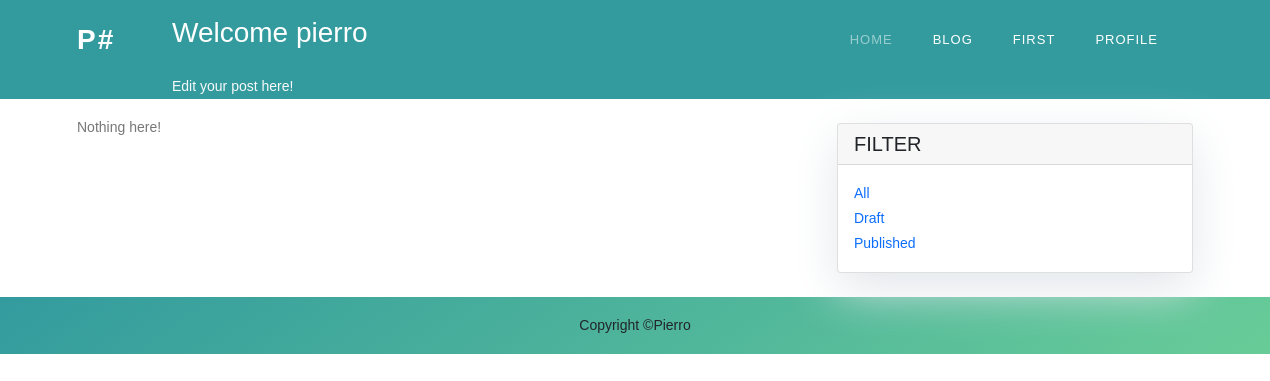
The page /blog/admin/All/ (signed in) on the database as committed earlier.
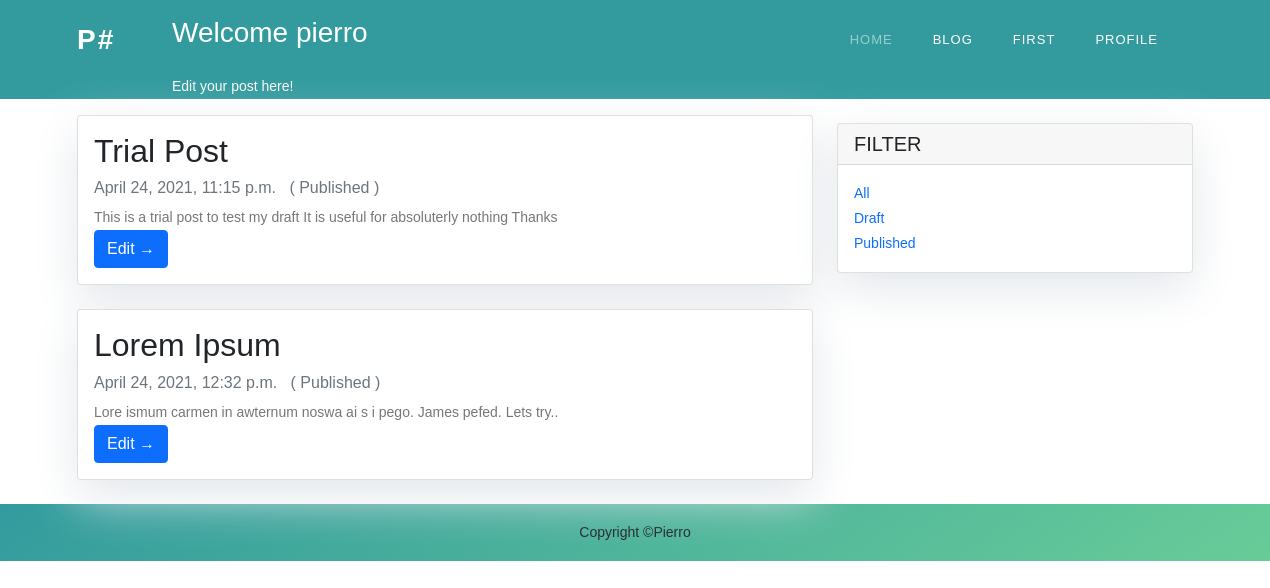
The same page on the database as committed later.
### blog/models.py (models this page shows, shortened)
class Post(models.Model):
	STATUS = (
		(0, 'Draft'), (1, 'Publish')
		)
	author = models.ForeignKey(User, on_delete=models.CASCADE)
	title = models.CharField(max_length=200, unique=True)
	slug = models.SlugField(max_length=200, unique=True)
	body = models.TextField()
	status = models.IntegerField(choices=STATUS, default=0)
	date_created = models.DateTimeField(auto_now_add=True)
	date_modified = models.DateTimeField()
	class Meta:
		ordering = ['-date_created']

### blog/views.py (the view)
# urls.py: path('admin/<str:filter>/', views.blog_admin_index, name='blog_admin_index'),
def blog_admin_index(req, filter):
	if not req.user.is_authenticated:
		return redirect('blog_index')
	if filter == 'All':
		queryset = Post.objects.filter(author=req.user).order_by('-date_created')
	elif filter == 'Draft':
		queryset = Post.objects.filter(status=0, author=req.user).order_by('-date_created')
	elif filter =='Published':
		queryset = Post.objects.filter(status=1, author=req.user).order_by('-date_created')
	else:
		raise Http404('Path does not exist')
	contxt = {'title': 'Blog', 'posts': queryset, 'status': ['Draft', 'Published'] }
	return render(req, 'blog/blog_admin.html', contxt)

### blog/templates/blog/blog_admin.html (shortened to what this page needs)
{%extends 'base.html' %}
{%block content %}
{% if user.is_authenticated %}
<header style="background: rgb(51,155,158)">
    <div class="container">
        <div class="row">
            <div class="col-md-8 col-md-10 mx-auto">
                <div class="site-heading">
                    <h3 class="site-heading my-4 mt-3 text-white">Welcome {{user.username}} </h3>
                    <p class="text-light"> Edit your post here! &nbsp;
                    </p>
                </div>
            </div>
        </div>
    </div>
</header>
<div class="container">
    <div class="row">
        <div class="col-md-8 mt-3 left">
        	{%if posts %}
	            {% for post in posts %}
	            <div class="card mb-4">
	                <div class="card-body">
	                    <h2 class="card-title">{{ post.title }}</h2>
	                    <p class="card-text text-muted h6"> {{ post.date_created}}  &nbsp; ({%if post.status %} {{status.1}} {%else%} {{status.0}} {% endif %}) </p>
	                    <p class="card-text">{{post.body|slice:":200" }}</p>
	                    <a href="{%url 'update_blog' post.slug %}" class="btn btn-primary">Edit &rarr;</a>
	                </div>
	            </div>
	            {% endfor %}
            {%else%}
            <p> Nothing here!
            {% endif %}
        </div>
        {% block sidebar %} {% include 'blog/filterbar.html' %} {% endblock sidebar %}
    </div>
</div>
	{% else %}
		<p>
			Please Sign In to write an article.
		</p>
	{% endif %}
{%endblock%}

### zuri_web/templates/base.html (shortened to what this page needs)
<!doctype html>
<html>
	<head>
    <link href="https://cdn.jsdelivr.net/npm/bootstrap@5.0.0-beta3/dist/css/bootstrap.min.css" rel="stylesheet">
      {% load static %}
     <link rel="stylesheet" href="{% static 'css/style.css' %}">
	</head>
    <header class="header-area header-sticky">
        <div class="container">
            <div class="row">
                <div class="col-12">
                    <nav class="main-nav">
                        <a href="{%url 'home' %}" class="logo">
                           P#
                        </a>
                        <ul class="nav">
                            <li class="scroll-to-section"><a class="active" href="{%url 'home' %}">Home</a></li>
                            <li class="scroll-to-section"><a href="{%url 'blog_index' %}">Blog</a></li>
                            <li class="scroll-to-section"><a href="{%url 'first_index' %}">First</a></li>
                            {% if user.is_authenticated %}
                            <li class="submenu">
                                <a href="javascript:;">Profile</a>
                            </li>
                             {% endif %}
                        </ul>
                    </nav>
                </div>
            </div>
        </div>
    </header>
	<body>
		{%block content%}
		{%endblock%}
        <footer class="py-3 bg-grey">
            <p class="m-0 text-dark text-center ">Copyright &copy;Pierro</p>
        </footer>
	</body>
</html>

### blog/templates/blog/filterbar.html (shortened to what this page needs)
{% block sidebar %}
<div class="col-md-4 float-right ">
<div class="card my-4">
        <h5 class="card-header">FILTER</h5>
    <div class="card-body">
        <p class="card-text"> <a href="{% url 'blog_admin_index' 'All' %}">All</a></p>
        <p class="card-text"> <a href="{% url 'blog_admin_index' 'Draft' %}">Draft</a></p>
        <p class="card-text"> <a href="{% url 'blog_admin_index' 'Published' %}">Published</a></p>
    </div>
</div>
</div>
{% endblock sidebar %}

### static/css/style.css (style rules this page uses)
html, body, div, span, applet, object, iframe, h1, h2, h3, h4, h5, h6, p, blockquote, div pre, a, abbr, acronym, address, big, cite, code, del, dfn, em, font, img, ins, kbd, q, s, samp, small, strike, strong, sub, sup, tt, var, b, u, i, center, dl, dt, dd, ol, ul, li, figure, header, nav, section, article, aside, footer, figcaption { margin: 0; padding: 0; border: 0; outline: 0; }
ul, li { padding: 0; margin: 0; list-style: none; }
header, nav, section, article, aside, footer, hgroup { display: block; }
* { box-sizing: border-box; }
html, body { font-family: 'Raleway', sans-serif; font-weight: 400; background-color: #fff; font-size: 16px; -ms-text-size-adjust: 100%; -webkit-font-smoothing: antialiased; -moz-osx-font-smoothing: grayscale; }
a { text-decoration: none !important; }
h1, h2, h3, h4, h5, h6 { margin-top: 0px; margin-bottom: 0px; }
ul { margin-bottom: 0px; }
p { font-size: 14px; line-height: 25px; color: #777; }
html, body { background: #fff; font-family: 'Raleway', sans-serif; }
.header-area { position: absolute; top: 0px; left: 0px; right: 0px; z-index: 100; height: 100px; -webkit-transition: all .5s ease 0s; -moz-transition: all .5s ease 0s; -o-transition: all .5s ease 0s; transition: all .5s ease 0s; }
.header-area .main-nav { min-height: 80px; background: transparent; }
.header-area .main-nav .logo { line-height: 80px; color: #fff; font-size: 28px; font-weight: 700; text-transform: uppercase; letter-spacing: 2px; float: left; -webkit-transition: all 0.3s ease 0s; -moz-transition: all 0.3s ease 0s; -o-transition: all 0.3s ease 0s; transition: all 0.3s ease 0s; }
.header-area .main-nav .nav { float: right; margin-top: 27px; margin-right: 0px; background-color: transparent; -webkit-transition: all 0.3s ease 0s; -moz-transition: all 0.3s ease 0s; -o-transition: all 0.3s ease 0s; transition: all 0.3s ease 0s; position: relative; z-index: 999; }
.header-area .main-nav .nav li { padding-left: 20px; padding-right: 20px; }
.header-area .main-nav .nav li a { display: block; font-weight: 500; font-size: 13px; color: #7a7a7a; text-transform: uppercase; -webkit-transition: all 0.3s ease 0s; -moz-transition: all 0.3s ease 0s; -o-transition: all 0.3s ease 0s; transition: all 0.3s ease 0s; height: 40px; line-height: 40px; border: transparent; letter-spacing: 1px; }
.header-area .main-nav .nav li a { color: #fff; }
.header-area .main-nav .nav li:hover a, .header-area .main-nav .nav li a.active { color: #fff!important; opacity: 0.5; }
.header-area .main-nav .nav li.submenu { position: relative; padding-right: 35px; }
.header-area .main-nav .nav li.submenu:after { font-family: FontAwesome; content: "\f107"; font-size: 12px; color: #fff; position: absolute; right: 18px; top: 12px; }
.header-area.header-sticky { min-height: 80px; }
.header-area.header-sticky .nav { margin-top: 20px !important; }
.header-area.header-sticky .nav li a.active { color: #5fb759; }
@media (min-width: 767px) { .header-area .main-nav .nav { display: flex !important; } }
*, *:before, *:after { -webkit-box-sizing: border-box; box-sizing: border-box; -webkit-font-smoothing: antialiased; -moz-osx-font-smoothing: grayscale; }
footer { padding: 80px 0px; background: rgb(51,155,158); background: linear-gradient(145deg, rgba(51,155,158,1) 0%, rgba(104,204,152,1) 100%); }

### blog/templates/blog/blog_admin.html (style rules this page uses)
.card { box-shadow: 0 16px 48px #E3E7EB; }

### blog/templates/blog/filterbar.html (style rules this page uses)
.card { box-shadow: 0 16px 48px #E3E7EB; }

Rows that differ between the two databases and show on the page:
added Post: title "Trial Post", date_created "April 24, 2021, 11:15 p.m.", status "Published", body "This is a trial post to test my draft It is useful for absoluterly nothing Thanks"
added Post: title "Lorem Ipsum", date_created "April 24, 2021, 12:32 p.m.", status "Published", body "Lore ismum carmen in awternum noswa ai s i pego. James pefed. Lets try.."
Other text that changed with them:
text no longer shown: "Nothing here!"
